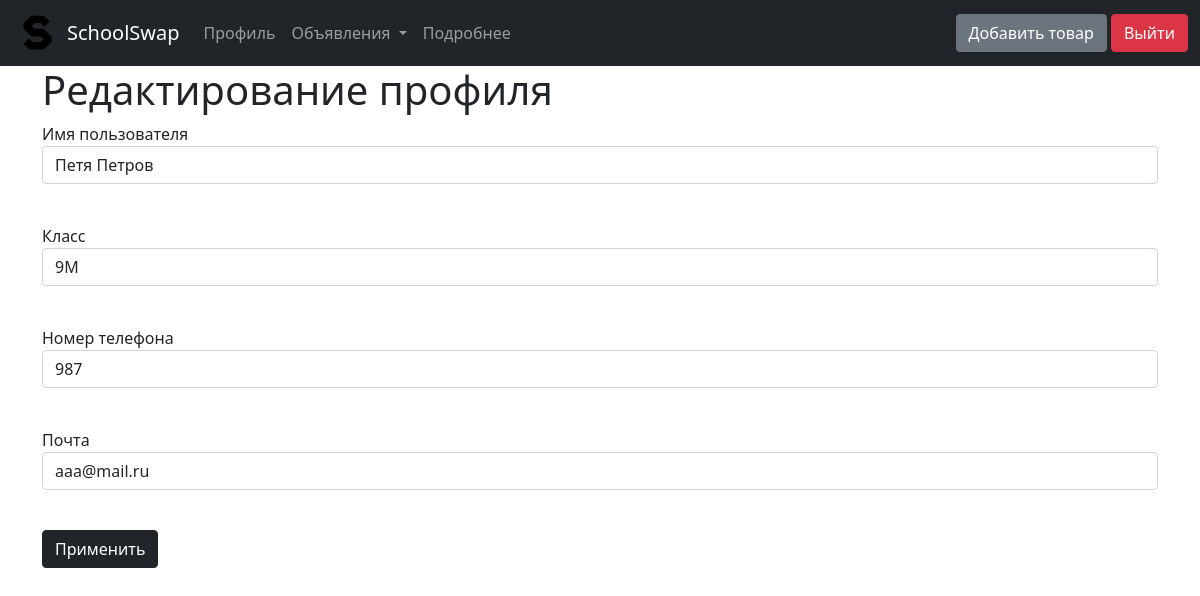
The app's page /users/2 (signed in) with its own data.
### data/users.py (models this page shows, shortened)
class User(SqlAlchemyBase, UserMixin):
    __tablename__ = 'users'
    id = sqlalchemy.Column(sqlalchemy.Integer, primary_key=True, autoincrement=True)
    username = sqlalchemy.Column(sqlalchemy.String, nullable=True)
    classnum = sqlalchemy.Column(sqlalchemy.String, nullable=True)
    phone = sqlalchemy.Column(sqlalchemy.String, unique=True, nullable=True)
    email = sqlalchemy.Column(sqlalchemy.String, unique=True, nullable=True)
    hashed_password = sqlalchemy.Column(sqlalchemy.String, nullable=True)
    goods = orm.relation("Goods", back_populates='user')

### main.py (the view, shortened to what this page needs)
@app.route('/users/<int:id>', methods=['GET', 'POST'])
@login_required
def edit_profile(id):
    form = EditForm()
    if request.method == "GET":
        db_sess = db_session.create_session()
        users = db_sess.query(User).filter(User.id == id).first()
        if users:
            form.username.data = users.username
            form.classnum.data = users.classnum
            form.phone.data = users.phone
            form.email.data = users.email
        else:
            abort(404)
    return render_template('edit_profile.html',
                           title='Редактирование профиля',
                           form=form)

### forms/users.py
class EditForm(FlaskForm):
    username = StringField('Имя пользователя', validators=[DataRequired()])
    classnum = StringField('Класс', validators=[DataRequired()])
    phone = StringField('Номер телефона', validators=[DataRequired()])
    email = EmailField('Почта', validators=[DataRequired()])
    submit = SubmitField('Применить')

### data/db_session.py (called while the page is built)
def create_session() -> Session:
    global __factory
    return __factory()

### main.py (called while the page is built)
@login_manager.user_loader
def load_user(user_id):
    db_sess = db_session.create_session()
    return db_sess.query(User).get(user_id)

### templates/edit_profile.html (shortened to what this page needs)
{% extends "base.html" %}
{% block content %}
<link rel="stylesheet" href="{{ url_for('static', filename='css/style.css') }}">
<h1>Редактирование профиля</h1>
<form action="" method="post" enctype="multipart/form-data">
    <p>
        {{ form.username.label }}<br>
        {{ form.username(class="form-control", placeholder="Имя") }}<br>
    </p>
    <p>
        {{ form.classnum.label }}<br>
        {{ form.classnum(class="form-control", placeholder="Класс") }}<br>
    </p>
    <p>
        {{ form.phone.label }}<br>
        {{ form.phone(class="form-control", placeholder="Номер") }}<br>
    </p>
    <p>
        {{ form.email.label }}<br>
        {{ form.email(class="form-control", placeholder="Почта") }}<br>
    </p>
    <p>
        {{ form.submit(type="submit", class="btn btn-dark") }}
    </p>
</form>
{% endblock %}

### records on screen
User: username "Петя Петров", classnum "9М", phone "987", email "aaa@mail.ru"
